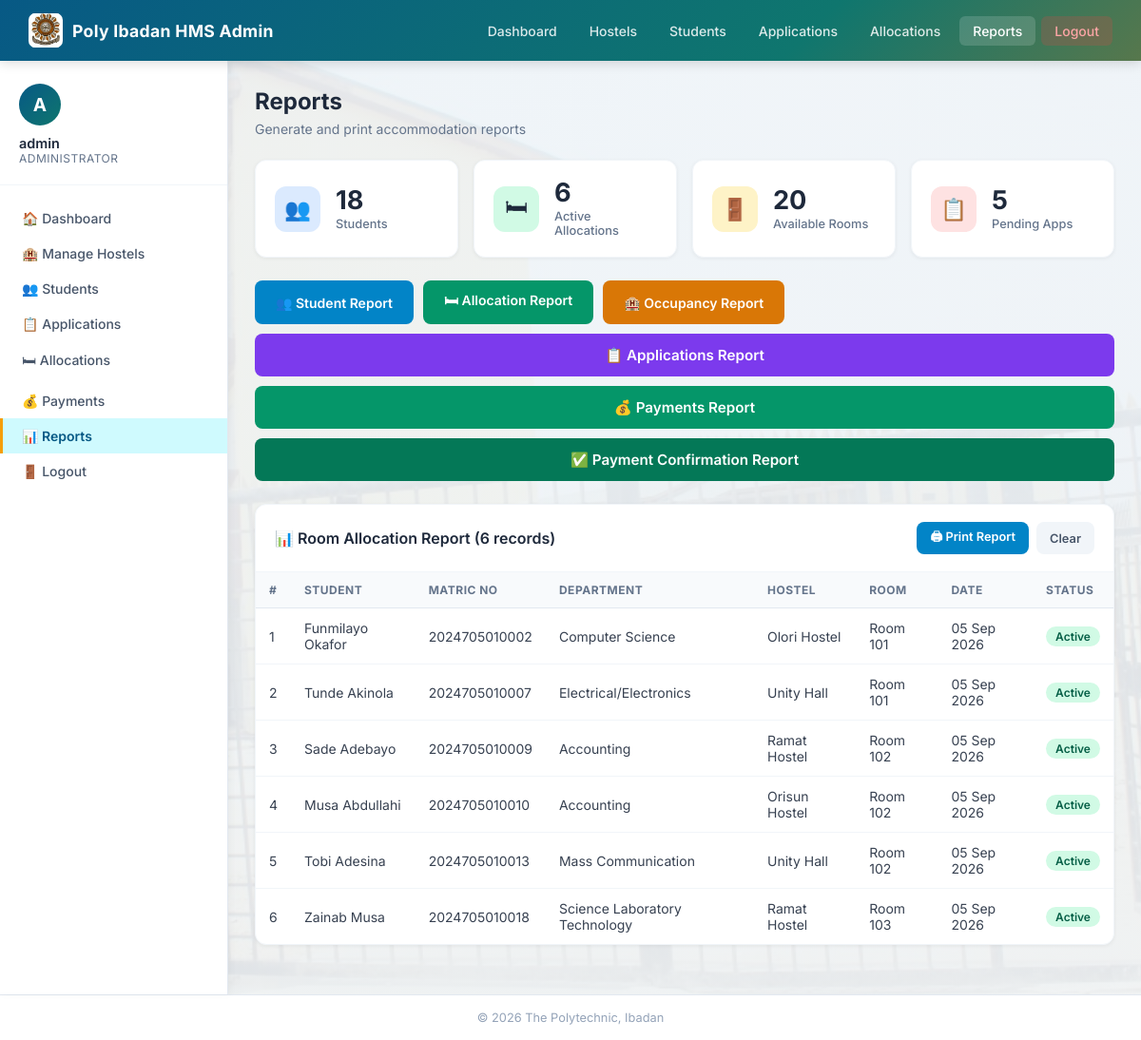
Screenshot of /admin/reports.php?report=allocations (signed in) with the database file from the repository.
### tables this page shows
CREATE TABLE allocations (
    allocation_id INT AUTO_INCREMENT PRIMARY KEY,
    student_id INT NOT NULL,
    room_id INT NOT NULL,
    bunk_number VARCHAR(10) NULL,
    allocation_date DATETIME DEFAULT CURRENT_TIMESTAMP,
    status VARCHAR(20) NOT NULL DEFAULT 'Active',
    FOREIGN KEY (student_id) REFERENCES students(student_id) ON DELETE CASCADE,
    FOREIGN KEY (room_id) REFERENCES rooms(room_id) ON DELETE CASCADE
);

CREATE TABLE students (
    student_id INT AUTO_INCREMENT PRIMARY KEY,
    matric_no VARCHAR(13) NOT NULL UNIQUE,
    full_name VARCHAR(200) NOT NULL,
    department VARCHAR(150) NOT NULL,
    level VARCHAR(20) NOT NULL,
    gender VARCHAR(10) NOT NULL,
    phone VARCHAR(20),
    email VARCHAR(150),
    password VARCHAR(255) NOT NULL,
    created_at DATETIME DEFAULT CURRENT_TIMESTAMP
);

CREATE TABLE hostels (
    hostel_id INT AUTO_INCREMENT PRIMARY KEY,
    hostel_name VARCHAR(150) NOT NULL,
    hostel_type VARCHAR(10) NOT NULL,
    total_rooms INT NOT NULL,
    created_at DATETIME DEFAULT CURRENT_TIMESTAMP
);

CREATE TABLE rooms (
    room_id INT AUTO_INCREMENT PRIMARY KEY,
    hostel_id INT NOT NULL,
    room_number VARCHAR(50) NOT NULL,
    capacity INT NOT NULL DEFAULT 4,
    occupied INT NOT NULL DEFAULT 0,
    status VARCHAR(20) NOT NULL DEFAULT 'Available',
    FOREIGN KEY (hostel_id) REFERENCES hostels(hostel_id) ON DELETE CASCADE
);

### admin/reports.php (the view, shortened to what this page needs)
<?php
require_once '../includes/db.php';
$report = $_GET['report'] ?? '';
$students = $pdo->query("SELECT COUNT(*) FROM students")->fetchColumn();
$available = $pdo->query("SELECT COUNT(*) FROM rooms WHERE status='Available'")->fetchColumn();
$active_allocs = $pdo->query("SELECT COUNT(*) FROM allocations WHERE status='Active'")->fetchColumn();
$pending_apps = $pdo->query("SELECT COUNT(*) FROM applications WHERE status='Pending'")->fetchColumn();
$data = [];
$title = '';
$cols = [];
if ($report === 'students') {
    $title = 'Student Registration Report';
    $cols = ['#','Full Name','Matric No','Department','Level','Gender','Phone','Registered'];
    $data = $pdo->query("SELECT * FROM students ORDER BY full_name")->fetchAll();
} elseif ($report === 'allocations') {
    $title = 'Room Allocation Report';
    $cols = ['#','Student','Matric No','Department','Hostel','Room','Date','Status'];
    $data = $pdo->query("SELECT a.*, s.full_name, s.matric_no, s.department, r.room_number, h.hostel_name FROM allocations a JOIN students s ON a.student_id=s.student_id JOIN rooms r ON a.room_id=r.room_id JOIN hostels h ON r.hostel_id=h.hostel_id ORDER BY a.allocation_date DESC")->fetchAll();
} elseif ($report === 'payments') {
    $title = 'Payments Records Report';
    $cols = ['#','Student','Matric No','Amount (₦)','Reference','Date','Verified'];
    $data = $pdo->query("SELECT p.*, s.full_name, s.matric_no FROM payments p JOIN students s ON p.student_id=s.student_id ORDER BY p.payment_date DESC")->fetchAll();
}
?>
<!DOCTYPE html>
<html lang="en">
<head>
<link rel="stylesheet" href="../css/style.css?v=6">
</head>
<body>
<nav class="navbar no-print">
    <div class="brand"><img src="../assets/POLYLOGO.jpg" alt="The Polytechnic, Ibadan logo"> Poly Ibadan HMS Admin</div>
    <ul class="nav-links">
        <li><a href="dashboard.php">Dashboard</a></li>
        <li><a href="hostels.php">Hostels</a></li>
        <li><a href="students.php">Students</a></li>
        <li><a href="applications.php">Applications</a></li>
        <li><a href="allocations.php">Allocations</a></li>
        <li><a href="reports.php" class="active">Reports</a></li>
        <li><a href="logout.php" class="logout">Logout</a></li>
    </ul>
</nav>
<div class="wrapper">
<aside class="sidebar no-print">
    <div class="user-info">
        <div class="avatar">A</div>
        <div class="name"><?= htmlspecialchars($_SESSION['admin_name']) ?></div>
        <div class="role">Administrator</div>
    </div>
    <nav class="sidebar-nav">
        <a href="dashboard.php">🏠 Dashboard</a>
        <a href="hostels.php">🏨 Manage Hostels</a>
        <a href="students.php">👥 Students</a>
        <a href="applications.php">📋 Applications</a>
        <a href="allocations.php">🛏 Allocations</a>
        <a href="payments.php">💰 Payments</a>
        <a href="reports.php" class="active">📊 Reports</a>
        <a href="logout.php">🚪 Logout</a>
    </nav>
</aside>
<main class="main">
    <div class="page-title no-print">Reports</div>
    <div class="page-subtitle no-print">Generate and print accommodation reports</div>
    <div class="stats-grid no-print" style="margin-bottom:24px;">
        <div class="stat-card"><div class="stat-icon blue">👥</div><div class="stat-info"><div class="value"><?= $students ?></div><div class="label">Students</div></div></div>
        <div class="stat-card"><div class="stat-icon green">🛏</div><div class="stat-info"><div class="value"><?= $active_allocs ?></div><div class="label">Active Allocations</div></div></div>
        <div class="stat-card"><div class="stat-icon orange">🚪</div><div class="stat-info"><div class="value"><?= $available ?></div><div class="label">Available Rooms</div></div></div>
        <div class="stat-card"><div class="stat-icon red">📋</div><div class="stat-info"><div class="value"><?= $pending_apps ?></div><div class="label">Pending Apps</div></div></div>
    </div>
    <div class="no-print" style="display:flex;flex-wrap:wrap;gap:10px;margin-bottom:24px;">
        <a href="?report=students" class="btn btn-info">👥 Student Report</a>
        <a href="?report=allocations" class="btn btn-success">🛏 Allocation Report</a>
        <a href="?report=occupancy" class="btn btn-warning">🏨 Occupancy Report</a>
        <a href="?report=applications" class="btn btn-primary" style="background:#7c3aed;">📋 Applications Report</a>
        <a href="?report=payments" class="btn btn-primary" style="background:#059669;">💰 Payments Report</a>
        <a href="?report=payment_confirmations" class="btn btn-primary" style="background:#047857;">✅ Payment Confirmation Report</a>
    </div>
    <?php if ($report && !empty($data)): ?>
    <div class="card">
        <div class="card-header">
            <h3>📊 <?= htmlspecialchars($title) ?> (<?= count($data) ?> records)</h3>
            <div class="no-print" style="display:flex;gap:8px;">
                <button onclick="window.print()" class="btn btn-info btn-sm">🖨 Print Report</button>
                <a href="reports.php" class="btn btn-sm" style="background:#f1f5f9;color:#475569;">Clear</a>
            </div>
        </div>
        <div class="table-wrap">
        <table>
            <thead><tr><?php foreach ($cols as $c): ?><th><?= $c ?></th><?php endforeach; ?></tr></thead>
            <tbody>
            <?php foreach ($data as $i => $row): ?>
            <tr>
                <td><?= $i+1 ?></td>
                <?php if ($report === 'students'): ?>
                    <td><?= htmlspecialchars($row['full_name']) ?></td>
                    <td><?= htmlspecialchars($row['matric_no']) ?></td>
                    <td><?= htmlspecialchars($row['department']) ?></td>
                    <td><?= htmlspecialchars($row['level']) ?></td>
                    <td><?= htmlspecialchars($row['gender']) ?></td>
                    <td><?= htmlspecialchars($row['phone']) ?></td>
                    <td><?= date('d M Y', strtotime($row['created_at'])) ?></td>
                <?php elseif ($report === 'allocations'): ?>
                    <td><?= htmlspecialchars($row['full_name']) ?></td>
                    <td><?= htmlspecialchars($row['matric_no']) ?></td>
                    <td><?= htmlspecialchars($row['department']) ?></td>
                    <td><?= htmlspecialchars($row['hostel_name']) ?></td>
                    <td>Room <?= htmlspecialchars($row['room_number']) ?></td>
                    <td><?= date('d M Y', strtotime($row['allocation_date'])) ?></td>
                    <td><span class="badge <?= $row['status']==='Active'?'badge-success':'badge-secondary' ?>"><?= $row['status'] ?></span></td>
                <?php endif; ?>
            </tr>
            <?php endforeach; ?>
            </tbody>
        </table>
        </div>
    </div>
    <?php elseif ($report): ?>
        <div class="alert alert-info">No data found for this report.</div>
    <?php endif; ?>
</main>
</div>
<div class="footer no-print">&copy; <?= date('Y') ?> The Polytechnic, Ibadan</div>
</body>
</html>

### rows the page displays
allocations: student.full_name "Funmilayo Okafor", student.matric_no "2024705010002", student.department "Computer Science", hostels.hostel_name "Olori Hostel", room.room_number "101", allocation_date "05 Sep 2026", status "Active"
allocations: student.full_name "Tunde Akinola", student.matric_no "2024705010007", student.department "Electrical/Electronics", hostels.hostel_name "Unity Hall", room.room_number "101", allocation_date "05 Sep 2026", status "Active"
allocations: student.full_name "Sade Adebayo", student.matric_no "2024705010009", student.department "Accounting", hostels.hostel_name "Ramat Hostel", room.room_number "102", allocation_date "05 Sep 2026", status "Active"
allocations: student.full_name "Musa Abdullahi", student.matric_no "2024705010010", student.department "Accounting", hostels.hostel_name "Orisun Hostel", room.room_number "102", allocation_date "05 Sep 2026", status "Active"
allocations: student.full_name "Tobi Adesina", student.matric_no "2024705010013", student.department "Mass Communication", hostels.hostel_name "Unity Hall", room.room_number "102", allocation_date "05 Sep 2026", status "Active"
allocations: student.full_name "Zainab Musa", student.matric_no "2024705010018", student.department "Science Laboratory Technology", hostels.hostel_name "Ramat Hostel", room.room_number "103", allocation_date "05 Sep 2026", status "Active"

### other values shown
$_SESSION['admin_name'] "admin"
$students "18"
$active_allocs "6"
$available "20"
$pending_apps "5"
$title "Room Allocation Report"
count($data) "6"
$c "#"
$c "STUDENT"
$c "MATRIC NO"
$c "DEPARTMENT"
$c "HOSTEL"
$c "ROOM"
$c "DATE"
$c "STATUS"
